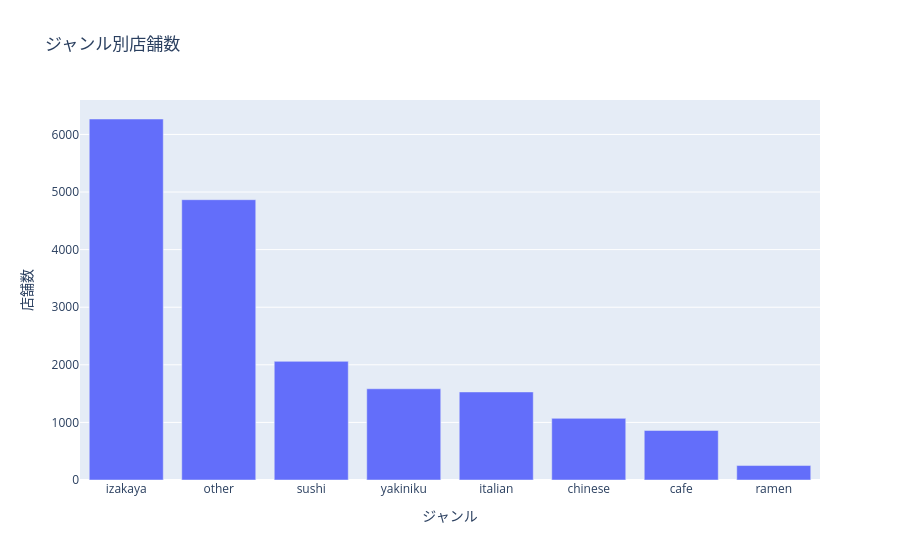

This figure's notebook cell:
### Markdown cell above
## 2. ジャンル別店舗数分布

### Code cell
if df_agg.empty:
    print("skip: df_agg is empty")
else:
    genre_counts = (
        df_agg.groupby("unified_genre", as_index=False)["restaurant_count"]
        .sum()
        .sort_values("restaurant_count", ascending=False)
    )
    fig = px.bar(
        genre_counts,
        x="unified_genre",
        y="restaurant_count",
        title="ジャンル別店舗数",
        labels={"unified_genre": "ジャンル", "restaurant_count": "店舗数"},
    )
    fig.show()

### Figure 1 — Plotly figure (JSON) as saved in the notebook; plotly's stock layout.template omitted (floating-point values rounded to 4 significant figures)
{"data": [{"hovertemplate": "ジャンル=%{x}<br>店舗数=%{y}<extra></extra>", "legendgroup": "", "marker": {"color": "#636efa", "pattern": {"shape": ""}}, "name": "", "orientation": "v", "showlegend": false, "textposition": "auto", "type": "bar", "x": ["izakaya", "other", "sushi", "yakiniku", "italian", "chinese", "cafe", "ramen"], "xaxis": "x", "y": [6268, 4867, 2060, 1584, 1529, 1070, 860, 251], "yaxis": "y"}], "layout": {"barmode": "relative", "legend": {"tracegroupgap": 0}, "title": {"text": "ジャンル別店舗数"}, "xaxis": {"anchor": "y", "domain": [0.0, 1.0], "title": {"text": "ジャンル"}}, "yaxis": {"anchor": "x", "domain": [0.0, 1.0], "title": {"text": "店舗数"}}}}
